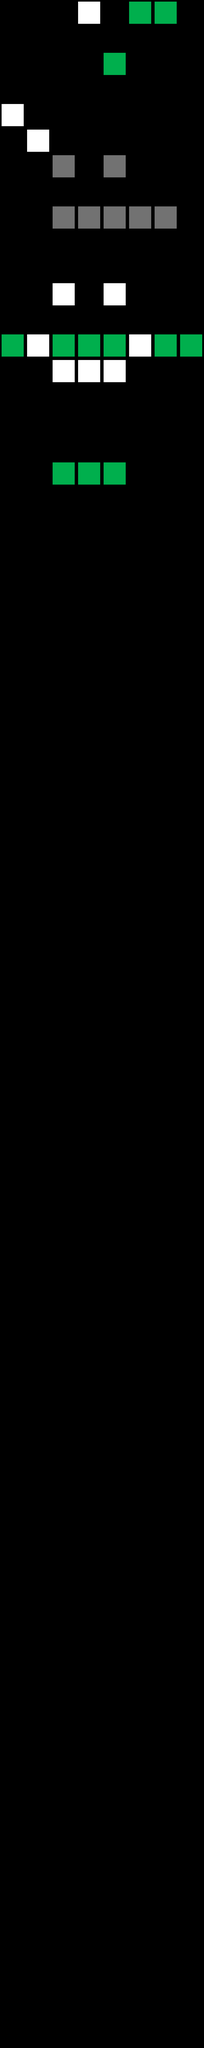

The image is a tile-based game level rendered from a .tmx file. Its description and source (layers, tilesets, objects; grid data summarised) follow:
An orthogonal 8x80 tile map with 128x128 px tiles, 1 tile layer (Tile Layer 1).

<map version="1.0" orientation="orthogonal" width="8" height="80" tilewidth="128" tileheight="128">
 <tileset firstgid="1" name="BaseTileset" tilewidth="128" tileheight="128">
  <image source="../Assets/Art/BaseTileset.png" width="1024" height="1024" />
 </tileset>
 <layer name="Tile Layer 1" width="8" height="80">
  <data>[640 cells, 29 non-empty, 3 distinct tile ids]</data>
 </layer>
</map>
